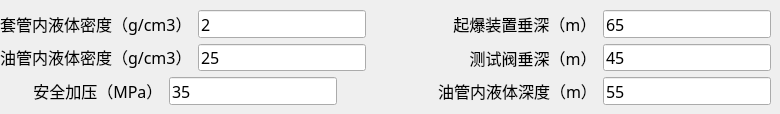
      <widget class="QWidget" name="tab_2">
       <attribute name="title">
        <string>YCE压差起爆装置</string>
       </attribute>
       <widget class="QWidget" name="layoutWidget">
        <property name="geometry">
         <rect>
          <x>0</x>
          <y>10</y>
          <width>771</width>
          <height>95</height>
         </rect>
        </property>
        <property name="font">
         <font>
          <family>宋体</family>
          <pointsize>12</pointsize>
         </font>
        </property>
        <layout class="QVBoxLayout" name="verticalLayout_2">
         <item>
          <layout class="QHBoxLayout" name="horizontalLayout_11">
           <item>
            <widget class="QLabel" name="label_11">
             <property name="sizePolicy">
              <sizepolicy hsizetype="Preferred" vsizetype="Fixed">
               <horstretch>0</horstretch>
               <verstretch>0</verstretch>
              </sizepolicy>
             </property>
             <property name="font">
              <font>
               <family>宋体</family>
               <pointsize>12</pointsize>
              </font>
             </property>
             <property name="text">
              <string>套管内液体密度（g/cm3）</string>
             </property>
            </widget>
           </item>
           <item>
            <widget class="QLineEdit" name="input_5">
             <property name="minimumSize">
              <size>
               <width>168</width>
               <height>25</height>
              </size>
             </property>
             <property name="font">
              <font>
               <family>宋体</family>
               <pointsize>12</pointsize>
              </font>
             </property>
             <property name="text">
              <string>2</string>
             </property>
            </widget>
           </item>
           <item>
            <spacer name="horizontalSpacer_11">
             <property name="font">
              <font>
               <family>宋体</family>
               <pointsize>12</pointsize>
              </font>
             </property>
             <property name="orientation">
              <enum>Qt::Horizontal</enum>
             </property>
             <property name="sizeType">
              <enum>QSizePolicy::Expanding</enum>
             </property>
             <property name="sizeHint" stdset="0">
              <size>
               <width>13</width>
               <height>17</height>
              </size>
             </property>
            </spacer>
           </item>
           <item>
            <widget class="QLabel" name="label_24">
             <property name="enabled">
              <bool>true</bool>
             </property>
             <property name="font">
              <font>
               <family>宋体</family>
               <pointsize>12</pointsize>
              </font>
             </property>
             <property name="text">
              <string>  起爆装置垂深（m）</string>
             </property>
            </widget>
           </item>
           <item>
            <widget class="QLineEdit" name="input_6">
             <property name="enabled">
              <bool>true</bool>
             </property>
             <property name="minimumSize">
              <size>
               <width>168</width>
               <height>25</height>
              </size>
             </property>
             <property name="font">
              <font>
               <family>宋体</family>
               <pointsize>12</pointsize>
              </font>
             </property>
             <property name="text">
              <string>65</string>
             </property>
            </widget>
           </item>
          </layout>
         </item>
         <item>
          <layout class="QHBoxLayout" name="horizontalLayout_5">
           <item>
            <widget class="QLabel" name="label_3">
             <property name="sizePolicy">
              <sizepolicy hsizetype="Preferred" vsizetype="Fixed">
               <horstretch>0</horstretch>
               <verstretch>0</verstretch>
              </sizepolicy>
             </property>
             <property name="font">
              <font>
               <family>宋体</family>
               <pointsize>12</pointsize>
              </font>
             </property>
             <property name="text">
              <string>油管内液体密度（g/cm3）</string>
             </property>
            </widget>
           </item>
           <item>
            <widget class="QLineEdit" name="input_7">
             <property name="minimumSize">
              <size>
               <width>168</width>
               <height>25</height>
              </size>
             </property>
             <property name="font">
              <font>
               <family>宋体</family>
               <pointsize>12</pointsize>
              </font>
             </property>
             <property name="text">
              <string>25</string>
             </property>
            </widget>
           </item>
           <item>
            <spacer name="horizontalSpacer_7">
             <property name="font">
              <font>
               <family>宋体</family>
               <pointsize>12</pointsize>
              </font>
             </property>
             <property name="orientation">
              <enum>Qt::Horizontal</enum>
             </property>
             <property name="sizeType">
              <enum>QSizePolicy::Expanding</enum>
             </property>
             <property name="sizeHint" stdset="0">
              <size>
               <width>13</width>
               <height>17</height>
              </size>
             </property>
            </spacer>
           </item>
           <item>
            <widget class="QLabel" name="label_20">
             <property name="enabled">
              <bool>true</bool>
             </property>
             <property name="font">
              <font>
               <family>宋体</family>
               <pointsize>12</pointsize>
              </font>
             </property>
             <property name="text">
              <string>    测试阀垂深（m）</string>
             </property>
            </widget>
           </item>
           <item>
            <widget class="QLineEdit" name="input_8">
             <property name="enabled">
              <bool>true</bool>
             </property>
             <property name="minimumSize">
              <size>
               <width>168</width>
               <height>25</height>
              </size>
             </property>
             <property name="font">
              <font>
               <family>宋体</family>
               <pointsize>12</pointsize>
              </font>
             </property>
             <property name="text">
              <string>45</string>
             </property>
            </widget>
           </item>
          </layout>
         </item>
         <item>
          <layout class="QHBoxLayout" name="horizontalLayout_6">
           <item>
            <widget class="QLabel" name="label_4">
             <property name="sizePolicy">
              <sizepolicy hsizetype="Preferred" vsizetype="Fixed">
               <horstretch>0</horstretch>
               <verstretch>0</verstretch>
              </sizepolicy>
             </property>
             <property name="font">
              <font>
               <family>宋体</family>
               <pointsize>12</pointsize>
              </font>
             </property>
             <property name="text">
              <string>        安全加压（MPa）</string>
             </property>
            </widget>
           </item>
           <item>
            <widget class="QLineEdit" name="input_9">
             <property name="minimumSize">
              <size>
               <width>168</width>
               <height>25</height>
              </size>
             </property>
             <property name="font">
              <font>
               <family>宋体</family>
               <pointsize>12</pointsize>
              </font>
             </property>
             <property name="text">
              <string>35</string>
             </property>
            </widget>
           </item>
           <item>
            <spacer name="horizontalSpacer_5">
             <property name="font">
              <font>
               <family>宋体</family>
               <pointsize>12</pointsize>
              </font>
             </property>
             <property name="orientation">
              <enum>Qt::Horizontal</enum>
             </property>
             <property name="sizeType">
              <enum>QSizePolicy::Expanding</enum>
             </property>
             <property name="sizeHint" stdset="0">
              <size>
               <width>20</width>
               <height>20</height>
              </size>
             </property>
            </spacer>
           </item>
           <item>
            <widget class="QLabel" name="label_21">
             <property name="enabled">
              <bool>true</bool>
             </property>
             <property name="font">
              <font>
               <family>宋体</family>
               <pointsize>12</pointsize>
              </font>
             </property>
             <property name="text">
              <string>油管内液体深度（m）</string>
             </property>
            </widget>
           </item>
           <item>
            <widget class="QLineEdit" name="input_10">
             <property name="enabled">
              <bool>true</bool>
             </property>
             <property name="minimumSize">
              <size>
               <width>168</width>
               <height>25</height>
              </size>
             </property>
             <property name="font">
              <font>
               <family>宋体</family>
               <pointsize>12</pointsize>
              </font>
             </property>
             <property name="text">
              <string>55</string>
             </property>
            </widget>
           </item>
          </layout>
         </item>
        </layout>
       </widget>
      </widget>
